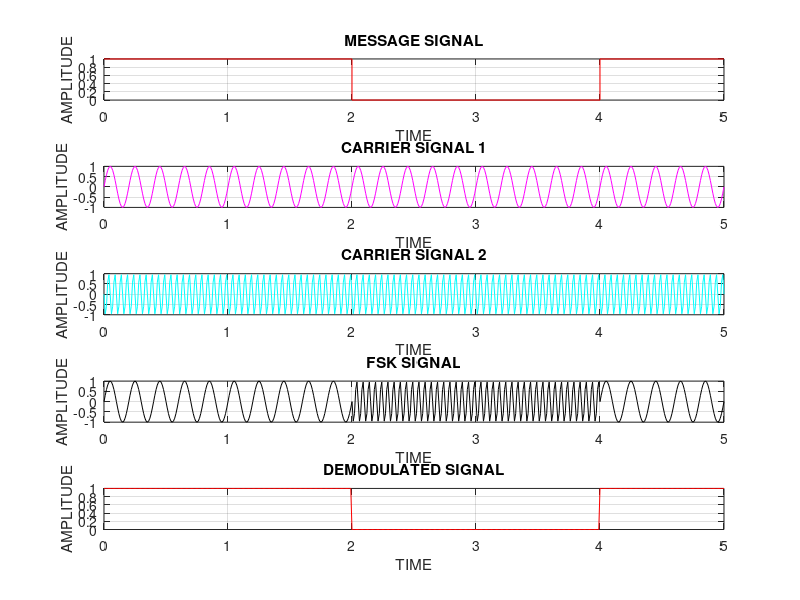

The MATLAB source for this figure:
close all;
clear all;
clc;
clf;
 
% MESSAGE SIGNAL
fc1=5;
fc2=80;
n=[1 1 0 0 1];
l=length(n)
if(n(l)==1)
    n(l+1)=1
else 
    n(l+1)=0
end
l1=length(n)
tn=0:l1-1
 
subplot(5,1,1)
stairs(tn,n,'r');
xlabel('TIME');
ylabel('AMPLITUDE');
title('MESSAGE SIGNAL');
grid on;
 
% CARRIER SIGNAL 1
t=0:0.01:l
c1=sin(2*pi*fc1*t);
subplot(5,1,2);
plot(t,c1,'m');
xlabel('TIME');
ylabel('AMPLITUDE');
title('CARRIER SIGNAL 1');
grid on;
 
% CARRIER SIGNAL 2
t=0:0.01:l
c2=sin(2*pi*fc2*t);
subplot(5,1,3);
plot(t,c2,'c');
xlabel('TIME');
ylabel('AMPLITUDE');
title('CARRIER SIGNAL 2');
grid on;
 
% FSK MODULATED SIGNAL
 
for i=1:l
for j=(i-1)*100:i*100
    if(n(i)==1)
        s(j+1)=c1(j+1)
    else
        s(j+1)=c2(j+1)
    end
end
end
 
subplot(5,1,4)
plot(t,s,'k');
xlabel('TIME');
ylabel('AMPLITUDE');
title('FSK SIGNAL');
grid on;
 
 
 
% FSK DEMODULATED SIGNAL
 
for i=1:l
for j=(i-1)*100:i*100
    if(s(j+1)==c1(j+1))
        x(j+1)=1
    else
         x(j+1)=0
    end
end
end
 
subplot(5,1,5)
plot(t,x,'r');
xlabel('TIME');
ylabel('AMPLITUDE');
title('DEMODULATED SIGNAL');
grid on;
